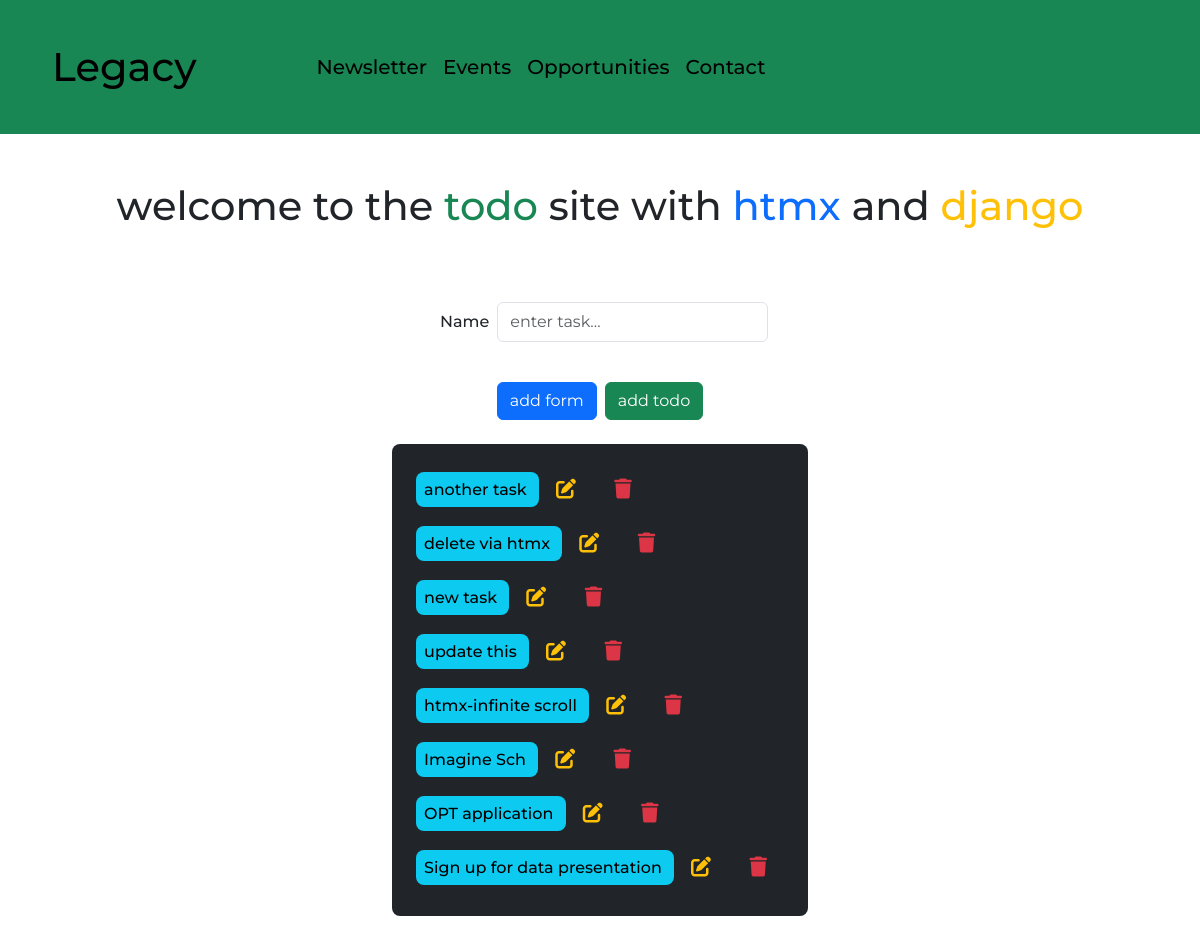
The app's page /, older data.
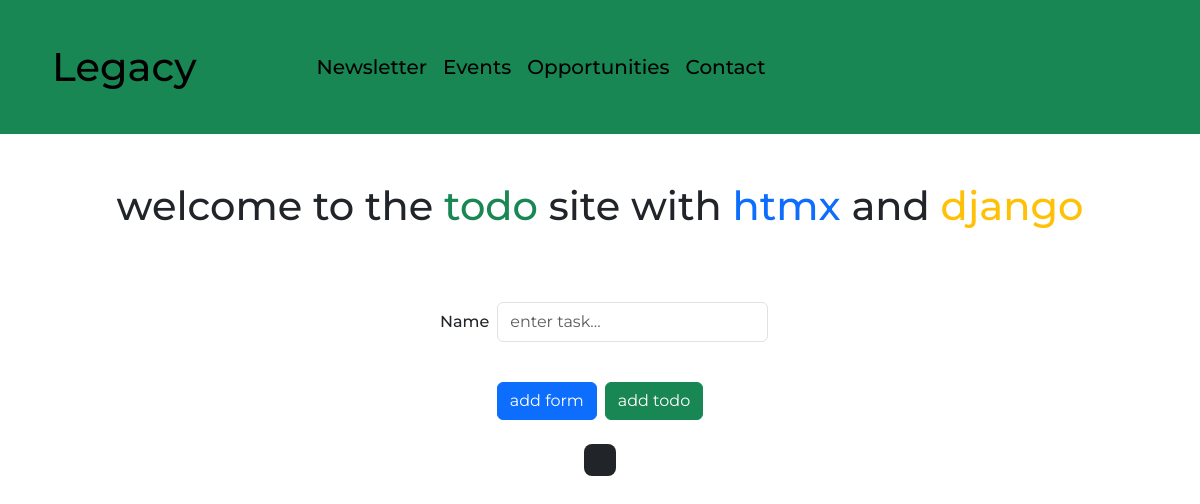
The same page, newer data.
### todo_app/models.py (models this page shows, shortened)
class Task(models.Model):
    name = models.CharField(max_length=20)
    complete = models.BooleanField(default=False)
    created = models.DateTimeField(auto_now_add=True)

### todo_app/views.py (the view)
# urls.py: path('', views.index, name="index"),
def index(request):
    context = {
        'form': TaskForm(),
        'todos': Task.objects.all().order_by('-id'),
    }
    return render(request, 'index.html', context)

### todo_app/forms.py
class TaskForm(forms.ModelForm):
    class Meta:
        model = Task
        fields = ('name',)
        widgets = {
            'name': forms.TextInput(attrs={'class': 'form-control', 'placeholder': 'enter task...'}),
        }

### todo_app/templates/index.html (shortened to what this page needs)
{% extends 'base.html' %} {% block content %}
  <div class="mt-5 mb-5 text-center">
    <h1>
      welcome to the <span class="text-success">todo</span> site with <span class="text-primary">htmx</span> and
      <span class="text-warning">django</span>
    </h1>
  </div>
  <div class="d-flex justify-content-center mt-5 row mb-3">
    <div class="col-8 col-md-4 " id="add_todo_form">
      <div class="mb-3 m-4">{% include 'partials/add_todo_form.html' %}</div>
    </div>
  </div>
  <div class="m-4 d-flex justify-content-center">
    <button
      class="btn btn-primary me-2"
      type="submit"
      hx-get="{% url 'add_form' %}"
      hx-target="#add_todo_form"
      hx-swap="beforeend"
    >
      add form
    </button>
    <button
      id="add_all"
      type="submit"
      class="btn btn-success"
      hx-target="#todo_list"
      hx-swap="beforeend"
    > add todo
    </button>
  </div>
  <div>
    {% include 'partials/todo_list.html' %}
  </div>
{% endblock %}

### todo_app/templates/partials/added_todo.html
<li
  class="col-12 col-md-12 col-sm-12 m-2 list-unstyled"
  hx-target="this"
  hx-swap="outerHTML"
>
  <a class="text-decoration-none text-black bg-info rounded-3 p-2">
    {{ added_todo.name }}
  </a>
  <button class="btn m-1" hx-get="{% url 'edit_click' added_todo.id %}">
    <i class="fa-solid fa-pen-to-square fs-5 text-warning"></i>
  </button>
  <button
    class="btn m-1"
    hx-delete="{% url 'delete_todo' added_todo.id %}"
    hx-target="#todo_list"
    hx-confirm="are you sure?"
  >
    <i class="fa-solid fa-trash fs-5 text-danger"></i>
  </button>
</li>

Row changes from the older to the newer data that the page shows:
removed Task: name "another task"
removed Task: name "delete via htmx"
removed Task: name "new task"
removed Task: name "update this"
removed Task: name "htmx-infinite scroll"
removed Task: name "Imagine Sch"
removed Task: name "OPT application"
removed Task: name "Sign up for data presentation"
